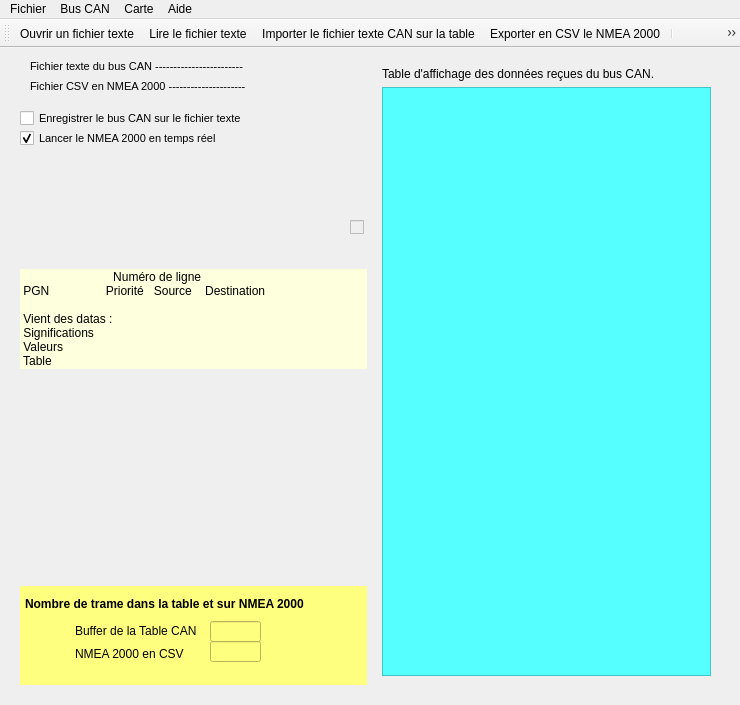
<?xml version="1.0" encoding="UTF-8"?>
<ui version="4.0">
 <author>Alain malvoisin</author>
 <class>MainWindow</class>
 <widget class="QMainWindow" name="MainWindow">
  <property name="geometry">
   <rect>
    <x>0</x>
    <y>0</y>
    <width>740</width>
    <height>705</height>
   </rect>
  </property>
  <property name="minimumSize">
   <size>
    <width>740</width>
    <height>600</height>
   </size>
  </property>
  <property name="maximumSize">
   <size>
    <width>850</width>
    <height>16777215</height>
   </size>
  </property>
  <property name="windowTitle">
   <string>CAN bus et NMEA 2000 en temps réel</string>
  </property>
  <property name="windowIcon">
   <iconset>
    <selectedon>:/icones/ps2.png</selectedon>
   </iconset>
  </property>
  <widget class="QWidget" name="centralwidget">
   <layout class="QGridLayout" name="gridLayout">
    <property name="leftMargin">
     <number>20</number>
    </property>
    <property name="topMargin">
     <number>10</number>
    </property>
    <property name="rightMargin">
     <number>20</number>
    </property>
    <property name="bottomMargin">
     <number>20</number>
    </property>
    <item row="2" column="0" colspan="2">
     <widget class="QLabel" name="lab_octet">
      <property name="sizePolicy">
       <sizepolicy hsizetype="Minimum" vsizetype="Preferred">
        <horstretch>0</horstretch>
        <verstretch>0</verstretch>
       </sizepolicy>
      </property>
      <property name="autoFillBackground">
       <bool>false</bool>
      </property>
      <property name="styleSheet">
       <string notr="true">background-color: rgb(254, 255, 221);</string>
      </property>
      <property name="lineWidth">
       <number>1</number>
      </property>
      <property name="text">
       <string>                            Numéro de ligne
 PGN                 Priorité   Source    Destination

 Vient des datas :
 Significations
 Valeurs
 Table</string>
      </property>
      <property name="wordWrap">
       <bool>true</bool>
      </property>
     </widget>
    </item>
    <item row="0" column="3" rowspan="6" colspan="2">
     <layout class="QVBoxLayout" name="verticalLayout">
      <item>
       <widget class="QWidget" name="widget_2" native="true">
        <layout class="QGridLayout" name="gridLayout_2">
         <item row="0" column="0">
          <widget class="QLabel" name="label_4">
           <property name="text">
            <string>Table d'affichage des données reçues du bus CAN.</string>
           </property>
          </widget>
         </item>
         <item row="1" column="0">
          <widget class="QTableView" name="table_can">
           <property name="minimumSize">
            <size>
             <width>310</width>
             <height>0</height>
            </size>
           </property>
           <property name="styleSheet">
            <string notr="true">background-color: rgb(85, 255, 255);</string>
           </property>
           <attribute name="horizontalHeaderMinimumSectionSize">
            <number>24</number>
           </attribute>
           <attribute name="verticalHeaderVisible">
            <bool>false</bool>
           </attribute>
           <attribute name="verticalHeaderDefaultSectionSize">
            <number>30</number>
           </attribute>
          </widget>
         </item>
        </layout>
       </widget>
      </item>
     </layout>
    </item>
    <item row="5" column="0" colspan="2">
     <widget class="QWidget" name="widget" native="true">
      <property name="styleSheet">
       <string notr="true">background-color: rgb(255, 255, 127);</string>
      </property>
      <widget class="QLineEdit" name="line_nmea">
       <property name="geometry">
        <rect>
         <x>190</x>
         <y>55</y>
         <width>51</width>
         <height>21</height>
        </rect>
       </property>
      </widget>
      <widget class="QLineEdit" name="line_table">
       <property name="geometry">
        <rect>
         <x>190</x>
         <y>35</y>
         <width>51</width>
         <height>21</height>
        </rect>
       </property>
      </widget>
      <widget class="QLabel" name="label_2">
       <property name="geometry">
        <rect>
         <x>55</x>
         <y>60</y>
         <width>121</width>
         <height>16</height>
        </rect>
       </property>
       <property name="text">
        <string>NMEA 2000 en CSV</string>
       </property>
       <property name="buddy">
        <cstring>line_nmea</cstring>
       </property>
      </widget>
      <widget class="QLabel" name="label_3">
       <property name="geometry">
        <rect>
         <x>55</x>
         <y>35</y>
         <width>131</width>
         <height>20</height>
        </rect>
       </property>
       <property name="text">
        <string>Buffer de la Table CAN</string>
       </property>
       <property name="buddy">
        <cstring>line_table</cstring>
       </property>
      </widget>
      <widget class="QLabel" name="label">
       <property name="geometry">
        <rect>
         <x>5</x>
         <y>10</y>
         <width>321</width>
         <height>16</height>
        </rect>
       </property>
       <property name="font">
        <font>
         <weight>75</weight>
         <bold>true</bold>
        </font>
       </property>
       <property name="text">
        <string>Nombre de trame dans la table et sur NMEA 2000</string>
       </property>
      </widget>
     </widget>
    </item>
    <item row="0" column="0" colspan="2">
     <widget class="QWidget" name="widget_5" native="true">
      <widget class="QWidget" name="widget_6" native="true">
       <property name="geometry">
        <rect>
         <x>0</x>
         <y>-5</y>
         <width>331</width>
         <height>100</height>
        </rect>
       </property>
       <property name="font">
        <font>
         <pointsize>8</pointsize>
         <weight>50</weight>
         <bold>false</bold>
        </font>
       </property>
       <widget class="QCheckBox" name="check_file">
        <property name="geometry">
         <rect>
          <x>0</x>
          <y>55</y>
          <width>271</width>
          <height>20</height>
         </rect>
        </property>
        <property name="text">
         <string>Enregistrer le bus CAN sur le fichier texte</string>
        </property>
       </widget>
       <widget class="QCheckBox" name="check_nmea">
        <property name="geometry">
         <rect>
          <x>0</x>
          <y>75</y>
          <width>226</width>
          <height>20</height>
         </rect>
        </property>
        <property name="text">
         <string>Lancer le NMEA 2000 en temps réel</string>
        </property>
        <property name="checked">
         <bool>true</bool>
        </property>
       </widget>
       <widget class="QLabel" name="lab_file">
        <property name="geometry">
         <rect>
          <x>10</x>
          <y>5</y>
          <width>321</width>
          <height>16</height>
         </rect>
        </property>
        <property name="text">
         <string>Fichier texte du bus CAN ------------------------</string>
        </property>
       </widget>
       <widget class="QLabel" name="lab_csv">
        <property name="geometry">
         <rect>
          <x>10</x>
          <y>25</y>
          <width>321</width>
          <height>16</height>
         </rect>
        </property>
        <property name="text">
         <string>Fichier CSV en NMEA 2000 ---------------------</string>
        </property>
       </widget>
      </widget>
     </widget>
    </item>
    <item row="3" column="0" rowspan="2" colspan="2">
     <widget class="QWidget" name="widget_3" native="true">
      <widget class="QLabel" name="label_5">
       <property name="geometry">
        <rect>
         <x>0</x>
         <y>5</y>
         <width>346</width>
         <height>106</height>
        </rect>
       </property>
       <property name="text">
        <string/>
       </property>
       <property name="pixmap">
        <pixmap>C:/Users/alain/.designer/PythonProject/images/regate.jpg</pixmap>
       </property>
       <property name="scaledContents">
        <bool>true</bool>
       </property>
      </widget>
      <widget class="QLabel" name="label_6">
       <property name="geometry">
        <rect>
         <x>205</x>
         <y>75</y>
         <width>55</width>
         <height>61</height>
        </rect>
       </property>
       <property name="text">
        <string/>
       </property>
       <property name="pixmap">
        <pixmap resource="resouce.qrc">:/images/images/VoilierImage.png</pixmap>
       </property>
       <property name="scaledContents">
        <bool>true</bool>
       </property>
      </widget>
      <widget class="QLabel" name="label_12">
       <property name="geometry">
        <rect>
         <x>60</x>
         <y>75</y>
         <width>55</width>
         <height>56</height>
        </rect>
       </property>
       <property name="text">
        <string/>
       </property>
       <property name="pixmap">
        <pixmap resource="resouce.qrc">:/images/images/Spi.png</pixmap>
       </property>
       <property name="scaledContents">
        <bool>true</bool>
       </property>
      </widget>
      <widget class="QLabel" name="label_7">
       <property name="geometry">
        <rect>
         <x>115</x>
         <y>110</y>
         <width>55</width>
         <height>51</height>
        </rect>
       </property>
       <property name="text">
        <string/>
       </property>
       <property name="pixmap">
        <pixmap resource="resouce.qrc">:/images/images/Image3.png</pixmap>
       </property>
       <property name="scaledContents">
        <bool>true</bool>
       </property>
      </widget>
      <widget class="QLabel" name="label_8">
       <property name="geometry">
        <rect>
         <x>0</x>
         <y>0</y>
         <width>346</width>
         <height>101</height>
        </rect>
       </property>
       <property name="text">
        <string/>
       </property>
       <property name="pixmap">
        <pixmap resource="resouce.qrc">:/images/images/regate.jpg</pixmap>
       </property>
       <property name="scaledContents">
        <bool>true</bool>
       </property>
      </widget>
      <zorder>label_5</zorder>
      <zorder>label_7</zorder>
      <zorder>label_8</zorder>
      <zorder>label_12</zorder>
      <zorder>label_6</zorder>
     </widget>
    </item>
    <item row="1" column="0" colspan="2">
     <widget class="QWidget" name="widget_4" native="true">
      <widget class="QCheckBox" name="check_buffer">
       <property name="enabled">
        <bool>false</bool>
       </property>
       <property name="geometry">
        <rect>
         <x>330</x>
         <y>45</y>
         <width>16</width>
         <height>36</height>
        </rect>
       </property>
       <property name="font">
        <font>
         <weight>75</weight>
         <bold>true</bold>
        </font>
       </property>
       <property name="text">
        <string/>
       </property>
       <property name="checkable">
        <bool>false</bool>
       </property>
      </widget>
      <widget class="QLabel" name="lab_connection">
       <property name="geometry">
        <rect>
         <x>10</x>
         <y>0</y>
         <width>316</width>
         <height>41</height>
        </rect>
       </property>
       <property name="font">
        <font>
         <pointsize>8</pointsize>
         <weight>75</weight>
         <bold>true</bold>
        </font>
       </property>
       <property name="styleSheet">
        <string notr="true">color: rgb(255, 85, 0);</string>
       </property>
       <property name="text">
        <string/>
       </property>
      </widget>
     </widget>
    </item>
   </layout>
  </widget>
  <widget class="QMenuBar" name="menubar">
   <property name="geometry">
    <rect>
     <x>0</x>
     <y>0</y>
     <width>740</width>
     <height>26</height>
    </rect>
   </property>
   <widget class="QMenu" name="menuFichier">
    <property name="title">
     <string>Fichier</string>
    </property>
    <addaction name="actionOuvrir"/>
    <addaction name="actionVoir"/>
    <addaction name="actionImporter"/>
    <addaction name="actionExport"/>
    <addaction name="separator"/>
    <addaction name="actionQuitter"/>
   </widget>
   <widget class="QMenu" name="menuTable">
    <property name="title">
     <string>Aide</string>
    </property>
    <addaction name="actionAide"/>
    <addaction name="actionAbout"/>
   </widget>
   <widget class="QMenu" name="menuBus_CAN">
    <property name="title">
     <string>Bus CAN</string>
    </property>
    <addaction name="actionOpen"/>
    <addaction name="actionClose"/>
    <addaction name="actionRead"/>
    <addaction name="actionStop"/>
    <addaction name="separator"/>
    <addaction name="actionStatus"/>
   </widget>
   <widget class="QMenu" name="menuCarte">
    <property name="title">
     <string>Carte</string>
    </property>
    <addaction name="actionMap"/>
   </widget>
   <addaction name="menuFichier"/>
   <addaction name="menuBus_CAN"/>
   <addaction name="menuCarte"/>
   <addaction name="menuTable"/>
  </widget>
  <widget class="QToolBar" name="toolBar">
   <property name="windowTitle">
    <string>toolBar</string>
   </property>
   <attribute name="toolBarArea">
    <enum>TopToolBarArea</enum>
   </attribute>
   <attribute name="toolBarBreak">
    <bool>false</bool>
   </attribute>
   <addaction name="actionOuvrir"/>
   <addaction name="actionVoir"/>
   <addaction name="actionImporter"/>
   <addaction name="actionExport"/>
   <addaction name="separator"/>
   <addaction name="actionOpen"/>
   <addaction name="actionClose"/>
   <addaction name="actionRead"/>
   <addaction name="actionStop"/>
   <addaction name="separator"/>
   <addaction name="actionMap"/>
   <addaction name="separator"/>
   <addaction name="actionStatus"/>
   <addaction name="separator"/>
   <addaction name="actionAide"/>
   <addaction name="separator"/>
   <addaction name="separator"/>
   <addaction name="actionQuitter"/>
   <addaction name="separator"/>
  </widget>
  <action name="actionQuitter">
   <property name="checkable">
    <bool>true</bool>
   </property>
   <property name="icon">
    <iconset resource="resouce.qrc">
     <normaloff>:/icones/icones/Quitter.png</normaloff>:/icones/icones/Quitter.png</iconset>
   </property>
   <property name="text">
    <string>Quitter</string>
   </property>
   <property name="toolTip">
    <string>Quitter l'application</string>
   </property>
   <property name="shortcut">
    <string>Ctrl+Q</string>
   </property>
  </action>
  <action name="actionImporter">
   <property name="icon">
    <iconset resource="resouce.qrc">
     <normaloff>:/icones/icones/Table.ico</normaloff>:/icones/icones/Table.ico</iconset>
   </property>
   <property name="text">
    <string>Importer le fichier texte CAN sur la table</string>
   </property>
   <property name="toolTip">
    <string>Importer le fichier CAN dans la table</string>
   </property>
   <property name="shortcut">
    <string>Ctrl+I</string>
   </property>
  </action>
  <action name="actionVoir">
   <property name="icon">
    <iconset resource="resouce.qrc">
     <normaloff>:/icones/icones/Reading.png</normaloff>:/icones/icones/Reading.png</iconset>
   </property>
   <property name="text">
    <string>Lire le fichier texte</string>
   </property>
   <property name="toolTip">
    <string>Lire le fichier du bus CAN</string>
   </property>
   <property name="shortcut">
    <string>Ctrl+T</string>
   </property>
  </action>
  <action name="actionOuvrir">
   <property name="icon">
    <iconset resource="resouce.qrc">
     <normaloff>:/icones/icones/Ouvir.gif</normaloff>:/icones/icones/Ouvir.gif</iconset>
   </property>
   <property name="text">
    <string>Ouvrir un fichier texte</string>
   </property>
   <property name="toolTip">
    <string>Ouvrir un fichier texte</string>
   </property>
   <property name="shortcut">
    <string>Ctrl+E</string>
   </property>
  </action>
  <action name="actionOpen">
   <property name="icon">
    <iconset resource="resouce.qrc">
     <normaloff>:/icones/icones/OpenMal.gif</normaloff>:/icones/icones/OpenMal.gif</iconset>
   </property>
   <property name="text">
    <string>Ouvre l'dapatateur</string>
   </property>
   <property name="toolTip">
    <string>Ouvre l'adaptateur CAN</string>
   </property>
   <property name="shortcut">
    <string>Ctrl+O</string>
   </property>
  </action>
  <action name="actionClose">
   <property name="icon">
    <iconset resource="resouce.qrc">
     <normaloff>:/icones/icones/CloseMal.gif</normaloff>:/icones/icones/CloseMal.gif</iconset>
   </property>
   <property name="text">
    <string>Ferme l'adaptateur</string>
   </property>
   <property name="toolTip">
    <string>Ferme l'adaptateur CAN</string>
   </property>
   <property name="shortcut">
    <string>Ctrl+C</string>
   </property>
  </action>
  <action name="actionRead">
   <property name="icon">
    <iconset resource="resouce.qrc">
     <normaloff>:/icones/icones/Talk.gif</normaloff>:/icones/icones/Talk.gif</iconset>
   </property>
   <property name="text">
    <string>Lecture du  bus CAN</string>
   </property>
   <property name="toolTip">
    <string>Lecture sur le bus CAN en temps réel</string>
   </property>
   <property name="shortcut">
    <string>Ctrl+R</string>
   </property>
  </action>
  <action name="actionStatus">
   <property name="icon">
    <iconset resource="resouce.qrc">
     <normaloff>:/icones/icones/Status.png</normaloff>:/icones/icones/Status.png</iconset>
   </property>
   <property name="text">
    <string>Lire le Status</string>
   </property>
   <property name="toolTip">
    <string>Lire le Status du bus CAN</string>
   </property>
   <property name="shortcut">
    <string>Ctrl+L</string>
   </property>
  </action>
  <action name="actionStop">
   <property name="icon">
    <iconset resource="resouce.qrc">
     <normaloff>:/icones/icones/STOP.gif</normaloff>:/icones/icones/STOP.gif</iconset>
   </property>
   <property name="text">
    <string>STOP la lecture</string>
   </property>
   <property name="toolTip">
    <string>STOP la lecture CAN en temps réel</string>
   </property>
   <property name="shortcut">
    <string>Ctrl+S</string>
   </property>
  </action>
  <action name="actionAbout">
   <property name="icon">
    <iconset resource="resouce.qrc">
     <normaloff>:/icones/icones/VoilierImage.png</normaloff>:/icones/icones/VoilierImage.png</iconset>
   </property>
   <property name="text">
    <string>A propos</string>
   </property>
   <property name="shortcut">
    <string>Ctrl+A</string>
   </property>
  </action>
  <action name="actionExport">
   <property name="icon">
    <iconset resource="resouce.qrc">
     <normaloff>:/icones/icones/csv.png</normaloff>:/icones/icones/csv.png</iconset>
   </property>
   <property name="text">
    <string>Exporter en CSV le NMEA 2000</string>
   </property>
   <property name="toolTip">
    <string>Exporter NMEA 2000 vers un CSV</string>
   </property>
   <property name="shortcut">
    <string>Ctrl+N</string>
   </property>
  </action>
  <action name="actionMap">
   <property name="icon">
    <iconset resource="resouce.qrc">
     <normaloff>:/icones/icones/VoilierImage.png</normaloff>:/icones/icones/VoilierImage.png</iconset>
   </property>
   <property name="text">
    <string>Voir la carte</string>
   </property>
   <property name="toolTip">
    <string>Voir le voilier sur la carte</string>
   </property>
  </action>
  <action name="actionAide">
   <property name="icon">
    <iconset resource="resouce.qrc">
     <normaloff>:/icones/icones/aides.png</normaloff>:/icones/icones/aides.png</iconset>
   </property>
   <property name="text">
    <string>Aide</string>
   </property>
   <property name="shortcut">
    <string>F1</string>
   </property>
  </action>
 </widget>
 <resources>
  <include location="resouce.qrc"/>
 </resources>
 <connections/>
</ui>
